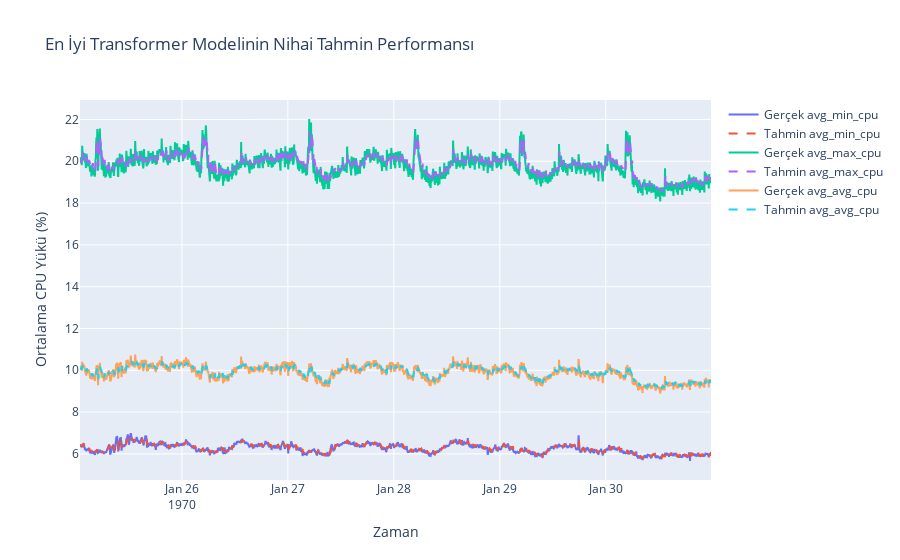

Notebook cell for this chart:
### Code cell
import wandb
from sklearn.metrics import mean_absolute_error, mean_squared_error, r2_score
import plotly.graph_objects as go
import numpy as np

def mean_absolute_percentage_error(y_true, y_pred): 
    y_true, y_pred = np.array(y_true), np.array(y_pred)
    return np.mean(np.abs((y_true - y_pred) / (y_true + 1e-8))) * 100

# --- 1. Adım: En İyi Deneyin Hiperparametrelerini ve Model Dosyasını Belirle ---

# WandB arayüzünden en iyi Transformer deneyini bularak bu bilgileri doldurmalısın.
# Optuna'nın bulduğu sonuçları veya deney listesindeki en düşük test_loss'a sahip olanı kullanabilirsin.
# Aşağıdakiler bir önceki Optuna sonucuna göre örnektir:
best_run_config = {
    'd_model': 64, 
    'nhead': 4, 
    'num_encoder_layers': 2, 
    'dim_feedforward': 128,
    'dropout': 0.1, # Eğitim fonksiyonundaki dropout değeri ile eşleşmeli
    'lr': 0.0005,
    'batch_size': 64,
    'epochs':20
}
# En iyi denemenin kaydettiği model dosyasının adı.
# Örnek: "transformer_mild-planet-32.pt". Kendi deneyinin adıyla değiştir.
best_model_filename = "model_path/transformer_mild-planet-32.pt" 

print(f"En iyi model dosyası: '{best_model_filename}'")
print("Kullanılan hiperparametreler:", best_run_config)


# --- 2. Adım: Model Mimarisi İskeletini Oluştur ---

# En iyi hiperparametrelerle modelin boş bir kopyasını oluştur
final_model = TransformerModel(
    input_dim=3,
    d_model=best_run_config['d_model'],
    nhead=best_run_config['nhead'],
    num_encoder_layers=best_run_config['num_encoder_layers'],
    dim_feedforward=best_run_config['dim_feedforward'],
    dropout=best_run_config['dropout']
).to(device)


# --- 3. Adım: Kayıtlı Ağırlıkları Modele Yükle ---

try:
    # Kayıtlı ağırlıkları bu iskeletin içine yükle
    final_model.load_state_dict(torch.load(best_model_filename))
    print(f"\n'{best_model_filename}' dosyasından en iyi modelin ağırlıkları başarıyla yüklendi.")
except FileNotFoundError:
    print(f"\nHATA: '{best_model_filename}' dosyası bulunamadı.")
    print("Lütfen dosya adını doğru olduğundan veya dosyanın bu notebook ile aynı klasörde olduğundan emin ol.")


# --- 4. Adım: Yüklenen Model ile Nihai Tahmin ve Değerlendirmeyi Yap ---

final_model.eval()
test_predictions = []
with torch.no_grad():
    for seq, label in zip(X_test, y_test):
        seq_gpu = seq.unsqueeze(0).to(device)
        y_pred = final_model(seq_gpu)
        test_predictions.append(y_pred.squeeze(0).cpu().numpy())

predictions_original_scale = scaler.inverse_transform(np.array(test_predictions))
y_test_original_scale = scaler.inverse_transform(y_test.numpy())

# --- 5. Adım: Nihai Metrikleri ve Grafiği Hazırla ---

target_columns = ['avg_min_cpu', 'avg_max_cpu', 'avg_avg_cpu']
final_metrics = {}

print("\n--- Nihai Modelin Performans Metrikleri ---")
for i, column in enumerate(target_columns):
    y_true_col = y_test_original_scale[:, i]
    y_pred_col = predictions_original_scale[:, i]
    
    mae = mean_absolute_error(y_true_col, y_pred_col)
    rmse = np.sqrt(mean_squared_error(y_true_col, y_pred_col))
    r2 = r2_score(y_true_col, y_pred_col)
    mape = mean_absolute_percentage_error(y_true_col, y_pred_col)
    
    final_metrics[column] = {'MAE': mae, 'RMSE': rmse, 'R2': r2, 'MAPE': mape}
    
    print(f"\n--- Metrik: '{column}' ---")
    print(f"  MAE: {mae:.2f}, RMSE: {rmse:.2f}, R²: {r2:.2f}, MAPE: {mape:.2f}%")

# Nihai grafiği oluştur
final_fig = go.Figure()
for i, column in enumerate(target_columns):
    final_fig.add_trace(go.Scatter(x=df.index[train_size+lookback:], y=y_test_original_scale[:, i], mode='lines', name=f'Gerçek {column}'))
    final_fig.add_trace(go.Scatter(x=df.index[train_size+lookback:], y=predictions_original_scale[:, i], mode='lines', name=f'Tahmin {column}', line=dict(dash='dash')))
final_fig.update_layout(title='En İyi Transformer Modelinin Nihai Tahmin Performansı', xaxis_title='Zaman', yaxis_title='Ortalama CPU Yükü (%)')
final_fig.show()

# --- 6. Adım: Nihai Sonuçları WandB'ye Logla ---

print("\nNihai sonuçlar WandB'ye loglanıyor...")
run = wandb.init(project="bites-cpu-forecasting", name="Final_Evaluation_Best_Transformer", config=best_run_config)

log_dict = {}
for col_name, metrics in final_metrics.items():
    for metric_name, value in metrics.items():
        log_dict[f"{col_name}_{metric_name}"] = value

log_dict["Final Tahmin Grafiği"] = final_fig
wandb.log(log_dict)

run.finish()
print("Loglama tamamlandı.")

### Figure 1 — Plotly figure (JSON) as saved in the notebook; plotly's stock layout.template omitted (floating-point values rounded to 4 significant figures; data arrays with more than 128 entries replaced by an {"elided": "..."} marker saying what was removed)
{"data": [{"mode": "lines", "name": "Gerçek avg_min_cpu", "type": "scatter", "x": {"elided": "1716 str values"}, "y": {"elided": "1716 float values"}}, {"line": {"dash": "dash"}, "mode": "lines", "name": "Tahmin avg_min_cpu", "type": "scatter", "x": {"elided": "1716 str values"}, "y": {"elided": "1716 float values"}}, {"mode": "lines", "name": "Gerçek avg_max_cpu", "type": "scatter", "x": {"elided": "1716 str values"}, "y": {"elided": "1716 float values"}}, {"line": {"dash": "dash"}, "mode": "lines", "name": "Tahmin avg_max_cpu", "type": "scatter", "x": {"elided": "1716 str values"}, "y": {"elided": "1716 float values"}}, {"mode": "lines", "name": "Gerçek avg_avg_cpu", "type": "scatter", "x": {"elided": "1716 str values"}, "y": {"elided": "1716 float values"}}, {"line": {"dash": "dash"}, "mode": "lines", "name": "Tahmin avg_avg_cpu", "type": "scatter", "x": {"elided": "1716 str values"}, "y": {"elided": "1716 float values"}}], "layout": {"title": {"text": "En İyi Transformer Modelinin Nihai Tahmin Performansı"}, "xaxis": {"title": {"text": "Zaman"}}, "yaxis": {"title": {"text": "Ortalama CPU Yükü (%)"}}}}
